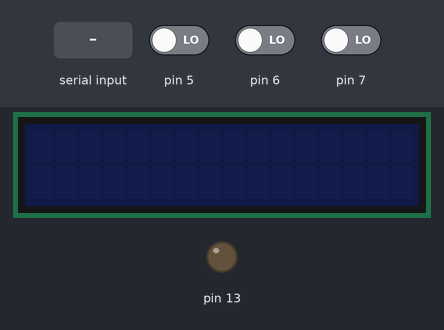
A sketch run on a simulated Arduino Uno, built with avr-gcc and run on an emulated ATmega328P. Parts: 16×2 character LCD, output pins drawn as LEDs (lit = HIGH). Inputs (shaded band) come from the test bench; at power-on: pin 5 LOW, pin 7 LOW, pin 6 LOW.

Above: at 1.2 s.
1.3 s: "s" received over Serial
At 1.7 s:
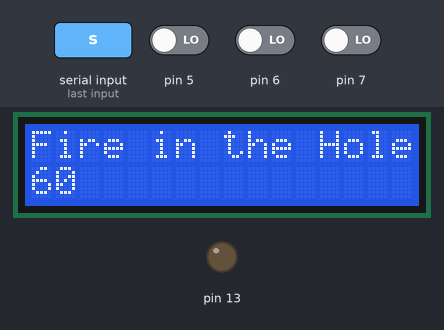
4.3 s: pin 5 driven HIGH
At 4.6 s:
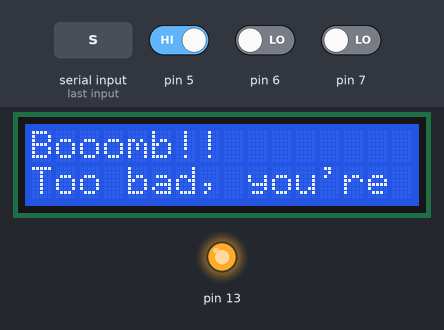
7.3 s: pin 7 driven HIGH
At 10.5 s:
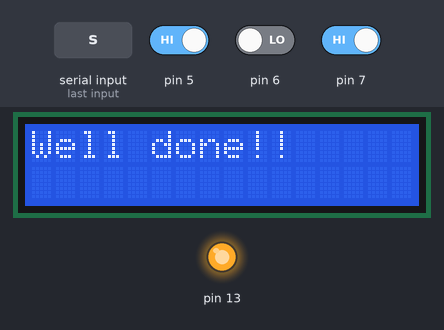
Timing chart, 0 to 12.0 s (numbered marks = the images above; inputs shaded):
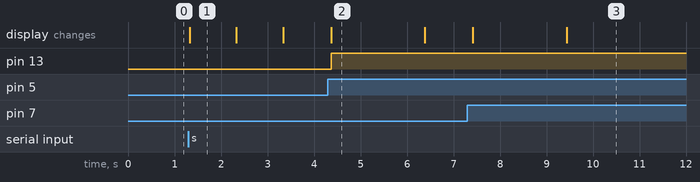

The sketch:

Bomb.ino
```cpp
#include <Wire.h>
#include <LiquidCrystal_I2C.h>

LiquidCrystal_I2C lcd(0x3F, 16, 2);
char cmd;
char resposta;
void setup() {
  Serial.begin(9600);
  lcd.init();
  pinMode(13, OUTPUT);
  pinMode(7,INPUT);
  pinMode(6,INPUT);
  pinMode(5,INPUT);
}

void loop() {
  lcd.clear();
  cmd = Serial.read();
  if (cmd == 's') {
    lcd.setBacklight(HIGH);
    lcd.setCursor(0, 0);
    lcd.print("Fire in the Hole!!");
    for (int i=60;i>=0;i--){
      cmd=Serial.read();
      lcd.setCursor(0, 1);
      lcd.print(i);
      //lcd.scrollDisplayLeft();
      delay(1000);
      lcd.clear();
      if (i==0 || digitalRead(6)==HIGH || digitalRead(5)==HIGH ){
        lcd.clear();
        lcd.setBacklight(HIGH);
        lcd.setCursor(0, 0);
        lcd.print("Booomb!!");
        lcd.setCursor(0, 1);
        lcd.print("Too bad, you're dead... =X");
        digitalWrite(13, HIGH);
        delay(2000);
      }
      if (i==30){
        lcd.setCursor(0, 0);
        lcd.print("Hurry!!");
      }
      if (digitalRead(7)==HIGH){
        lcd.clear();
        lcd.setBacklight(HIGH);
        lcd.setCursor(0, 0);
        lcd.print("Well done!!");
        delay(40000);
        i=-1;
      }
      if (i==25){
        lcd.clear();
      }
    }
  }
}
```

Measured:
- after the input at 1.3 s, the display: changes at once (image 1)
- after the input at 4.3 s, pin 13: LOW → HIGH after 0.07 s; the display: changes after 0.07 s (image 2)
- after the input at 7.3 s, the display: first differs from a run without the input after 2.1 s (image 3)
- what the display in image 1 shows lasts 1.0 s, from 1.3 s to 2.3 s
- what the display in image 2 shows lasts 2.0 s, from 4.4 s to 6.4 s
